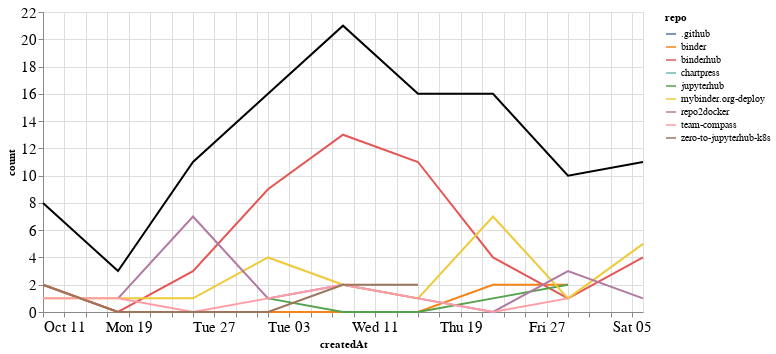

Source (notebook cell):
### Markdown cell above
### Comments

### Code cell
comments_time = comments.groupby('repo').resample('W', on='createdAt').count()['author'].reset_index()
comments_time = comments_time.rename(columns={'author': 'count'})
comments_time_total = comments_time.groupby('createdAt').agg({"count": "sum"}).reset_index()
ch1 = alt.Chart(comments_time, width=600).mark_line().encode(
    x='createdAt',
    y='count',
    color='repo',
    tooltip="repo"
)

ch2 = alt.Chart(comments_time_total, width=600).mark_line(color="black").encode(
    x='createdAt',
    y='count',
)

ch1 + ch2

### Figure 1 — Vega-Lite specification as saved in the notebook (floating-point values rounded to 4 significant figures)
{"config": {"axisLeft": {"labelFontSize": 15}, "axisBottom": {"labelFontSize": 15}}, "layer": [{"data": {"name": "data-699716ecb799f1d530f4b376d29618aa"}, "mark": "line", "encoding": {"color": {"type": "nominal", "field": "repo"}, "tooltip": {"type": "nominal", "field": "repo"}, "x": {"type": "temporal", "field": "createdAt"}, "y": {"type": "quantitative", "field": "count"}}, "width": 600}, {"data": {"name": "data-e594178fda52220c2399364b1eefc08e"}, "mark": {"type": "line", "color": "black"}, "encoding": {"x": {"type": "temporal", "field": "createdAt"}, "y": {"type": "quantitative", "field": "count"}}, "width": 600}], "$schema": "https://vega.github.io/schema/vega-lite/v4.8.1.json", "datasets": {"data-699716ecb799f1d530f4b376d29618aa": [{"repo": ".github", "createdAt": "2020-12-06T00:00:00", "count": 1}, {"repo": "binder", "createdAt": "2020-10-11T00:00:00", "count": 2}, {"repo": "binder", "createdAt": "2020-10-18T00:00:00", "count": 0}, {"repo": "binder", "createdAt": "2020-10-25T00:00:00", "count": 0}, {"repo": "binder", "createdAt": "2020-11-01T00:00:00", "count": 0}, {"repo": "binder", "createdAt": "2020-11-08T00:00:00", "count": 0}, {"repo": "binder", "createdAt": "2020-11-15T00:00:00", "count": 0}, {"repo": "binder", "createdAt": "2020-11-22T00:00:00", "count": 2}, {"repo": "binder", "createdAt": "2020-11-29T00:00:00", "count": 2}, {"repo": "binderhub", "createdAt": "2020-10-11T00:00:00", "count": 2}, {"repo": "binderhub", "createdAt": "2020-10-18T00:00:00", "count": 0}, {"repo": "binderhub", "createdAt": "2020-10-25T00:00:00", "count": 3}, {"repo": "binderhub", "createdAt": "2020-11-01T00:00:00", "count": 9}, {"repo": "binderhub", "createdAt": "2020-11-08T00:00:00", "count": 13}, {"repo": "binderhub", "createdAt": "2020-11-15T00:00:00", "count": 11}, {"repo": "binderhub", "createdAt": "2020-11-22T00:00:00", "count": 4}, {"repo": "binderhub", "createdAt": "2020-11-29T00:00:00", "count": 1}, {"repo": "binderhub", "createdAt": "2020-12-06T00:00:00", "count": 4}, {"repo": "chartpress", "createdAt": "2020-11-22T00:00:00", "count": 2}, {"repo": "jupyterhub", "createdAt": "2020-11-01T00:00:00", "count": 1}, {"repo": "jupyterhub", "createdAt": "2020-11-08T00:00:00", "count": 0}, {"repo": "jupyterhub", "createdAt": "2020-11-15T00:00:00", "count": 0}, {"repo": "jupyterhub", "createdAt": "2020-11-22T00:00:00", "count": 1}, {"repo": "jupyterhub", "createdAt": "2020-11-29T00:00:00", "count": 2}, {"repo": "mybinder.org-deploy", "createdAt": "2020-10-11T00:00:00", "count": 1}, {"repo": "mybinder.org-deploy", "createdAt": "2020-10-18T00:00:00", "count": 1}, {"repo": "mybinder.org-deploy", "createdAt": "2020-10-25T00:00:00", "count": 1}, {"repo": "mybinder.org-deploy", "createdAt": "2020-11-01T00:00:00", "count": 4}, {"repo": "mybinder.org-deploy", "createdAt": "2020-11-08T00:00:00", "count": 2}, {"repo": "mybinder.org-deploy", "createdAt": "2020-11-15T00:00:00", "count": 1}, {"repo": "mybinder.org-deploy", "createdAt": "2020-11-22T00:00:00", "count": 7}, {"repo": "mybinder.org-deploy", "createdAt": "2020-11-29T00:00:00", "count": 1}, {"repo": "mybinder.org-deploy", "createdAt": "2020-12-06T00:00:00", "count": 5}, {"repo": "repo2docker", "createdAt": "2020-10-18T00:00:00", "count": 1}, {"repo": "repo2docker", "createdAt": "2020-10-25T00:00:00", "count": 7}, {"repo": "repo2docker", "createdAt": "2020-11-01T00:00:00", "count": 1}, {"repo": "repo2docker", "createdAt": "2020-11-08T00:00:00", "count": 2}, {"repo": "repo2docker", "createdAt": "2020-11-15T00:00:00", "count": 1}, {"repo": "repo2docker", "createdAt": "2020-11-22T00:00:00", "count": 0}, {"repo": "repo2docker", "createdAt": "2020-11-29T00:00:00", "count": 3}, {"repo": "repo2docker", "createdAt": "2020-12-06T00:00:00", "count": 1}, {"repo": "team-compass", "createdAt": "2020-10-11T00:00:00", "count": 1}, {"repo": "team-compass", "createdAt": "2020-10-18T00:00:00", "count": 1}, {"repo": "team-compass", "createdAt": "2020-10-25T00:00:00", "count": 0}, {"repo": "team-compass", "createdAt": "2020-11-01T00:00:00", "count": 1}, {"repo": "team-compass", "createdAt": "2020-11-08T00:00:00", "count": 2}, {"repo": "team-compass", "createdAt": "2020-11-15T00:00:00", "count": 1}, {"repo": "team-compass", "createdAt": "2020-11-22T00:00:00", "count": 0}, {"repo": "team-compass", "createdAt": "2020-11-29T00:00:00", "count": 1}, {"repo": "zero-to-jupyterhub-k8s", "createdAt": "2020-10-11T00:00:00", "count": 2}, {"repo": "zero-to-jupyterhub-k8s", "createdAt": "2020-10-18T00:00:00", "count": 0}, {"repo": "zero-to-jupyterhub-k8s", "createdAt": "2020-10-25T00:00:00", "count": 0}, {"repo": "zero-to-jupyterhub-k8s", "createdAt": "2020-11-01T00:00:00", "count": 0}, {"repo": "zero-to-jupyterhub-k8s", "createdAt": "2020-11-08T00:00:00", "count": 2}, {"repo": "zero-to-jupyterhub-k8s", "createdAt": "2020-11-15T00:00:00", "count": 2}], "data-e594178fda52220c2399364b1eefc08e": [{"createdAt": "2020-10-11T00:00:00", "count": 8}, {"createdAt": "2020-10-18T00:00:00", "count": 3}, {"createdAt": "2020-10-25T00:00:00", "count": 11}, {"createdAt": "2020-11-01T00:00:00", "count": 16}, {"createdAt": "2020-11-08T00:00:00", "count": 21}, {"createdAt": "2020-11-15T00:00:00", "count": 16}, {"createdAt": "2020-11-22T00:00:00", "count": 16}, {"createdAt": "2020-11-29T00:00:00", "count": 10}, {"createdAt": "2020-12-06T00:00:00", "count": 11}]}}
